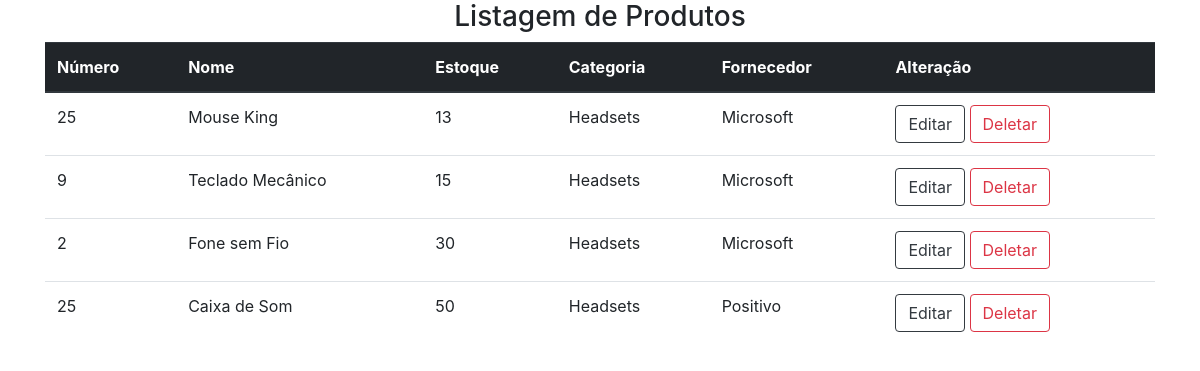
The page /listarProduto.php on the database its author committed.
### tables this page shows
CREATE TABLE IF NOT EXISTS `produtos` (
  `idProduto` int(11) NOT NULL AUTO_INCREMENT,
  `numProduto` int(11) NOT NULL,
  `nomeProduto` varchar(100) NOT NULL,
  `qtdProduto` int(11) NOT NULL,
  `catProduto` varchar(100) NOT NULL,
  `forn` varchar(100) NOT NULL,
  PRIMARY KEY (`idProduto`)
);

### listarProduto.php (the view, shortened to what this page needs)
<!DOCTYPE html>
<html lang="pt-br">
<head>
    <link rel="stylesheet" href="https://stackpath.bootstrapcdn.com/bootstrap/4.1.3/css/bootstrap.min.css">
    <link rel="stylesheet" href="css/style.css">
</head>
<body>
    <div class="container">
        <h3 style="text-align:center;">Listagem de Produtos</h3>
        <table class="table">
            <thead class="thead-dark">
                <tr>
                    <th scope="col">Número</th>
                    <th scope="col">Nome</th>
                    <th scope="col">Estoque</th>
                    <th scope="col">Categoria</th>
                    <th scope="col">Fornecedor</th>
                    <th scope="col">Alteração</th>
                </tr>
            </thead>
            <?php
            include 'conexao.php';
            $sql = "SELECT * FROM `produtos`";
            $buscar = mysqli_query($conexao, $sql);
            while ($array = mysqli_fetch_array($buscar)) {
                $idProduto      = $array["idProduto"];
                $numProduto     = $array["numProduto"];
                $nomeProduto    = $array["nomeProduto"];
                $qtdProduto     = $array["qtdProduto"];
                $catProduto     = $array["catProduto"];
                $forn           = $array["forn"];
            ?>
                <tr>
                    <td><?php echo $numProduto ?></td>
                    <td><?php echo $nomeProduto ?></td>
                    <td><?php echo $qtdProduto ?></td>
                    <td><?php echo $catProduto ?></td>
                    <td><?php echo $forn ?></td>
                    <td><a class="btn btn-outline-dark" href="editarProduto.php?id=<?php echo $idProduto ?>" role="button">Editar</a>
                    <a class="btn btn-outline-danger" href="deletarProduto.php?id=<?php echo $idProduto ?>" role="button">Deletar</a></td>
                </tr>
            <?php } ?>
        </table>
    </div>
</body>
</html>

### css/style.css (style rules this page uses)
h3 { text-align: center; }

### rows shown on the page
produtos: numProduto "25", nomeProduto "Mouse King", qtdProduto "13", catProduto "Headsets", forn "Microsoft"
produtos: numProduto "9", nomeProduto "Teclado Mecânico", qtdProduto "15", catProduto "Headsets", forn "Microsoft"
produtos: numProduto "2", nomeProduto "Fone sem Fio", qtdProduto "30", catProduto "Headsets", forn "Microsoft"
produtos: numProduto "25", nomeProduto "Caixa de Som", qtdProduto "50", catProduto "Headsets", forn "Positivo"
